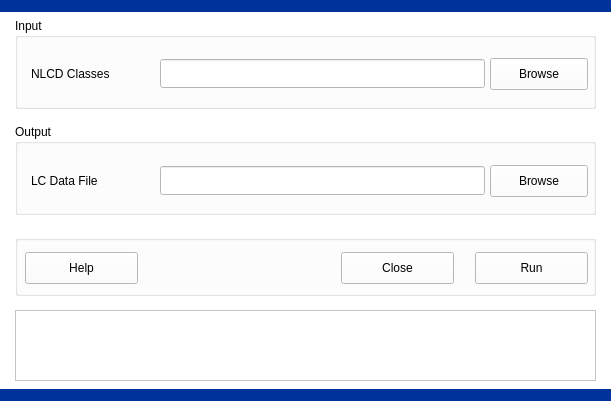
<?xml version="1.0" encoding="UTF-8"?>
<ui version="4.0">
 <class>LcDataFile</class>
 <widget class="QDialog" name="LcDataFile">
  <property name="geometry">
   <rect>
    <x>0</x>
    <y>0</y>
    <width>611</width>
    <height>401</height>
   </rect>
  </property>
  <property name="palette">
   <palette>
    <active>
     <colorrole role="WindowText">
      <brush brushstyle="SolidPattern">
       <color alpha="255">
        <red>0</red>
        <green>0</green>
        <blue>0</blue>
       </color>
      </brush>
     </colorrole>
     <colorrole role="Button">
      <brush brushstyle="SolidPattern">
       <color alpha="255">
        <red>255</red>
        <green>255</green>
        <blue>255</blue>
       </color>
      </brush>
     </colorrole>
     <colorrole role="Light">
      <brush brushstyle="SolidPattern">
       <color alpha="255">
        <red>255</red>
        <green>255</green>
        <blue>255</blue>
       </color>
      </brush>
     </colorrole>
     <colorrole role="Midlight">
      <brush brushstyle="SolidPattern">
       <color alpha="255">
        <red>255</red>
        <green>255</green>
        <blue>255</blue>
       </color>
      </brush>
     </colorrole>
     <colorrole role="Dark">
      <brush brushstyle="SolidPattern">
       <color alpha="255">
        <red>127</red>
        <green>127</green>
        <blue>127</blue>
       </color>
      </brush>
     </colorrole>
     <colorrole role="Mid">
      <brush brushstyle="SolidPattern">
       <color alpha="255">
        <red>170</red>
        <green>170</green>
        <blue>170</blue>
       </color>
      </brush>
     </colorrole>
     <colorrole role="Text">
      <brush brushstyle="SolidPattern">
       <color alpha="255">
        <red>0</red>
        <green>0</green>
        <blue>0</blue>
       </color>
      </brush>
     </colorrole>
     <colorrole role="BrightText">
      <brush brushstyle="SolidPattern">
       <color alpha="255">
        <red>255</red>
        <green>255</green>
        <blue>255</blue>
       </color>
      </brush>
     </colorrole>
     <colorrole role="ButtonText">
      <brush brushstyle="SolidPattern">
       <color alpha="255">
        <red>0</red>
        <green>0</green>
        <blue>0</blue>
       </color>
      </brush>
     </colorrole>
     <colorrole role="Base">
      <brush brushstyle="SolidPattern">
       <color alpha="255">
        <red>255</red>
        <green>255</green>
        <blue>255</blue>
       </color>
      </brush>
     </colorrole>
     <colorrole role="Window">
      <brush brushstyle="SolidPattern">
       <color alpha="255">
        <red>255</red>
        <green>255</green>
        <blue>255</blue>
       </color>
      </brush>
     </colorrole>
     <colorrole role="Shadow">
      <brush brushstyle="SolidPattern">
       <color alpha="255">
        <red>0</red>
        <green>0</green>
        <blue>0</blue>
       </color>
      </brush>
     </colorrole>
     <colorrole role="AlternateBase">
      <brush brushstyle="SolidPattern">
       <color alpha="255">
        <red>255</red>
        <green>255</green>
        <blue>255</blue>
       </color>
      </brush>
     </colorrole>
     <colorrole role="ToolTipBase">
      <brush brushstyle="SolidPattern">
       <color alpha="255">
        <red>255</red>
        <green>255</green>
        <blue>220</blue>
       </color>
      </brush>
     </colorrole>
     <colorrole role="ToolTipText">
      <brush brushstyle="SolidPattern">
       <color alpha="255">
        <red>0</red>
        <green>0</green>
        <blue>0</blue>
       </color>
      </brush>
     </colorrole>
    </active>
    <inactive>
     <colorrole role="WindowText">
      <brush brushstyle="SolidPattern">
       <color alpha="255">
        <red>0</red>
        <green>0</green>
        <blue>0</blue>
       </color>
      </brush>
     </colorrole>
     <colorrole role="Button">
      <brush brushstyle="SolidPattern">
       <color alpha="255">
        <red>255</red>
        <green>255</green>
        <blue>255</blue>
       </color>
      </brush>
     </colorrole>
     <colorrole role="Light">
      <brush brushstyle="SolidPattern">
       <color alpha="255">
        <red>255</red>
        <green>255</green>
        <blue>255</blue>
       </color>
      </brush>
     </colorrole>
     <colorrole role="Midlight">
      <brush brushstyle="SolidPattern">
       <color alpha="255">
        <red>255</red>
        <green>255</green>
        <blue>255</blue>
       </color>
      </brush>
     </colorrole>
     <colorrole role="Dark">
      <brush brushstyle="SolidPattern">
       <color alpha="255">
        <red>127</red>
        <green>127</green>
        <blue>127</blue>
       </color>
      </brush>
     </colorrole>
     <colorrole role="Mid">
      <brush brushstyle="SolidPattern">
       <color alpha="255">
        <red>170</red>
        <green>170</green>
        <blue>170</blue>
       </color>
      </brush>
     </colorrole>
     <colorrole role="Text">
      <brush brushstyle="SolidPattern">
       <color alpha="255">
        <red>0</red>
        <green>0</green>
        <blue>0</blue>
       </color>
      </brush>
     </colorrole>
     <colorrole role="BrightText">
      <brush brushstyle="SolidPattern">
       <color alpha="255">
        <red>255</red>
        <green>255</green>
        <blue>255</blue>
       </color>
      </brush>
     </colorrole>
     <colorrole role="ButtonText">
      <brush brushstyle="SolidPattern">
       <color alpha="255">
        <red>0</red>
        <green>0</green>
        <blue>0</blue>
       </color>
      </brush>
     </colorrole>
     <colorrole role="Base">
      <brush brushstyle="SolidPattern">
       <color alpha="255">
        <red>255</red>
        <green>255</green>
        <blue>255</blue>
       </color>
      </brush>
     </colorrole>
     <colorrole role="Window">
      <brush brushstyle="SolidPattern">
       <color alpha="255">
        <red>255</red>
        <green>255</green>
        <blue>255</blue>
       </color>
      </brush>
     </colorrole>
     <colorrole role="Shadow">
      <brush brushstyle="SolidPattern">
       <color alpha="255">
        <red>0</red>
        <green>0</green>
        <blue>0</blue>
       </color>
      </brush>
     </colorrole>
     <colorrole role="AlternateBase">
      <brush brushstyle="SolidPattern">
       <color alpha="255">
        <red>255</red>
        <green>255</green>
        <blue>255</blue>
       </color>
      </brush>
     </colorrole>
     <colorrole role="ToolTipBase">
      <brush brushstyle="SolidPattern">
       <color alpha="255">
        <red>255</red>
        <green>255</green>
        <blue>220</blue>
       </color>
      </brush>
     </colorrole>
     <colorrole role="ToolTipText">
      <brush brushstyle="SolidPattern">
       <color alpha="255">
        <red>0</red>
        <green>0</green>
        <blue>0</blue>
       </color>
      </brush>
     </colorrole>
    </inactive>
    <disabled>
     <colorrole role="WindowText">
      <brush brushstyle="SolidPattern">
       <color alpha="255">
        <red>127</red>
        <green>127</green>
        <blue>127</blue>
       </color>
      </brush>
     </colorrole>
     <colorrole role="Button">
      <brush brushstyle="SolidPattern">
       <color alpha="255">
        <red>255</red>
        <green>255</green>
        <blue>255</blue>
       </color>
      </brush>
     </colorrole>
     <colorrole role="Light">
      <brush brushstyle="SolidPattern">
       <color alpha="255">
        <red>255</red>
        <green>255</green>
        <blue>255</blue>
       </color>
      </brush>
     </colorrole>
     <colorrole role="Midlight">
      <brush brushstyle="SolidPattern">
       <color alpha="255">
        <red>255</red>
        <green>255</green>
        <blue>255</blue>
       </color>
      </brush>
     </colorrole>
     <colorrole role="Dark">
      <brush brushstyle="SolidPattern">
       <color alpha="255">
        <red>127</red>
        <green>127</green>
        <blue>127</blue>
       </color>
      </brush>
     </colorrole>
     <colorrole role="Mid">
      <brush brushstyle="SolidPattern">
       <color alpha="255">
        <red>170</red>
        <green>170</green>
        <blue>170</blue>
       </color>
      </brush>
     </colorrole>
     <colorrole role="Text">
      <brush brushstyle="SolidPattern">
       <color alpha="255">
        <red>127</red>
        <green>127</green>
        <blue>127</blue>
       </color>
      </brush>
     </colorrole>
     <colorrole role="BrightText">
      <brush brushstyle="SolidPattern">
       <color alpha="255">
        <red>255</red>
        <green>255</green>
        <blue>255</blue>
       </color>
      </brush>
     </colorrole>
     <colorrole role="ButtonText">
      <brush brushstyle="SolidPattern">
       <color alpha="255">
        <red>127</red>
        <green>127</green>
        <blue>127</blue>
       </color>
      </brush>
     </colorrole>
     <colorrole role="Base">
      <brush brushstyle="SolidPattern">
       <color alpha="255">
        <red>255</red>
        <green>255</green>
        <blue>255</blue>
       </color>
      </brush>
     </colorrole>
     <colorrole role="Window">
      <brush brushstyle="SolidPattern">
       <color alpha="255">
        <red>255</red>
        <green>255</green>
        <blue>255</blue>
       </color>
      </brush>
     </colorrole>
     <colorrole role="Shadow">
      <brush brushstyle="SolidPattern">
       <color alpha="255">
        <red>0</red>
        <green>0</green>
        <blue>0</blue>
       </color>
      </brush>
     </colorrole>
     <colorrole role="AlternateBase">
      <brush brushstyle="SolidPattern">
       <color alpha="255">
        <red>255</red>
        <green>255</green>
        <blue>255</blue>
       </color>
      </brush>
     </colorrole>
     <colorrole role="ToolTipBase">
      <brush brushstyle="SolidPattern">
       <color alpha="255">
        <red>255</red>
        <green>255</green>
        <blue>220</blue>
       </color>
      </brush>
     </colorrole>
     <colorrole role="ToolTipText">
      <brush brushstyle="SolidPattern">
       <color alpha="255">
        <red>0</red>
        <green>0</green>
        <blue>0</blue>
       </color>
      </brush>
     </colorrole>
    </disabled>
   </palette>
  </property>
  <property name="windowTitle">
   <string>: :   Land Cover Data File   : :</string>
  </property>
  <widget class="QGroupBox" name="groupBoxInput">
   <property name="geometry">
    <rect>
     <x>15</x>
     <y>18</y>
     <width>581</width>
     <height>91</height>
    </rect>
   </property>
   <property name="title">
    <string>Input</string>
   </property>
   <widget class="QPushButton" name="pushButtonLcClassFile">
    <property name="geometry">
     <rect>
      <x>475</x>
      <y>40</y>
      <width>98</width>
      <height>32</height>
     </rect>
    </property>
    <property name="text">
     <string>Browse</string>
    </property>
    <property name="checkable">
     <bool>false</bool>
    </property>
    <property name="autoDefault">
     <bool>false</bool>
    </property>
    <property name="flat">
     <bool>false</bool>
    </property>
   </widget>
   <widget class="QLabel" name="textLabel1">
    <property name="geometry">
     <rect>
      <x>16</x>
      <y>40</y>
      <width>111</width>
      <height>31</height>
     </rect>
    </property>
    <property name="text">
     <string>NLCD Classes</string>
    </property>
   </widget>
   <widget class="QLineEdit" name="lineEditLcClassFile">
    <property name="geometry">
     <rect>
      <x>145</x>
      <y>41</y>
      <width>325</width>
      <height>29</height>
     </rect>
    </property>
    <property name="font">
     <font>
      <pointsize>14</pointsize>
      <weight>75</weight>
      <bold>true</bold>
     </font>
    </property>
   </widget>
  </widget>
  <widget class="Line" name="BorderBottom">
   <property name="geometry">
    <rect>
     <x>0</x>
     <y>385</y>
     <width>611</width>
     <height>20</height>
    </rect>
   </property>
   <property name="baseSize">
    <size>
     <width>0</width>
     <height>0</height>
    </size>
   </property>
   <property name="palette">
    <palette>
     <active>
      <colorrole role="WindowText">
       <brush brushstyle="SolidPattern">
        <color alpha="255">
         <red>0</red>
         <green>51</green>
         <blue>153</blue>
        </color>
       </brush>
      </colorrole>
      <colorrole role="Button">
       <brush brushstyle="SolidPattern">
        <color alpha="255">
         <red>128</red>
         <green>0</green>
         <blue>0</blue>
        </color>
       </brush>
      </colorrole>
      <colorrole role="Light">
       <brush brushstyle="SolidPattern">
        <color alpha="255">
         <red>192</red>
         <green>0</green>
         <blue>0</blue>
        </color>
       </brush>
      </colorrole>
      <colorrole role="Midlight">
       <brush brushstyle="SolidPattern">
        <color alpha="255">
         <red>160</red>
         <green>0</green>
         <blue>0</blue>
        </color>
       </brush>
      </colorrole>
      <colorrole role="Dark">
       <brush brushstyle="SolidPattern">
        <color alpha="255">
         <red>64</red>
         <green>0</green>
         <blue>0</blue>
        </color>
       </brush>
      </colorrole>
      <colorrole role="Mid">
       <brush brushstyle="SolidPattern">
        <color alpha="255">
         <red>85</red>
         <green>0</green>
         <blue>0</blue>
        </color>
       </brush>
      </colorrole>
      <colorrole role="Text">
       <brush brushstyle="SolidPattern">
        <color alpha="255">
         <red>0</red>
         <green>51</green>
         <blue>153</blue>
        </color>
       </brush>
      </colorrole>
      <colorrole role="BrightText">
       <brush brushstyle="SolidPattern">
        <color alpha="255">
         <red>255</red>
         <green>255</green>
         <blue>255</blue>
        </color>
       </brush>
      </colorrole>
      <colorrole role="ButtonText">
       <brush brushstyle="SolidPattern">
        <color alpha="255">
         <red>0</red>
         <green>51</green>
         <blue>153</blue>
        </color>
       </brush>
      </colorrole>
      <colorrole role="Base">
       <brush brushstyle="SolidPattern">
        <color alpha="255">
         <red>0</red>
         <green>0</green>
         <blue>0</blue>
        </color>
       </brush>
      </colorrole>
      <colorrole role="Window">
       <brush brushstyle="SolidPattern">
        <color alpha="255">
         <red>128</red>
         <green>0</green>
         <blue>0</blue>
        </color>
       </brush>
      </colorrole>
      <colorrole role="Shadow">
       <brush brushstyle="SolidPattern">
        <color alpha="255">
         <red>0</red>
         <green>0</green>
         <blue>0</blue>
        </color>
       </brush>
      </colorrole>
      <colorrole role="AlternateBase">
       <brush brushstyle="SolidPattern">
        <color alpha="255">
         <red>64</red>
         <green>0</green>
         <blue>0</blue>
        </color>
       </brush>
      </colorrole>
      <colorrole role="ToolTipBase">
       <brush brushstyle="SolidPattern">
        <color alpha="255">
         <red>255</red>
         <green>255</green>
         <blue>220</blue>
        </color>
       </brush>
      </colorrole>
      <colorrole role="ToolTipText">
       <brush brushstyle="SolidPattern">
        <color alpha="255">
         <red>0</red>
         <green>0</green>
         <blue>0</blue>
        </color>
       </brush>
      </colorrole>
     </active>
     <inactive>
      <colorrole role="WindowText">
       <brush brushstyle="SolidPattern">
        <color alpha="255">
         <red>0</red>
         <green>51</green>
         <blue>153</blue>
        </color>
       </brush>
      </colorrole>
      <colorrole role="Button">
       <brush brushstyle="SolidPattern">
        <color alpha="255">
         <red>128</red>
         <green>0</green>
         <blue>0</blue>
        </color>
       </brush>
      </colorrole>
      <colorrole role="Light">
       <brush brushstyle="SolidPattern">
        <color alpha="255">
         <red>192</red>
         <green>0</green>
         <blue>0</blue>
        </color>
       </brush>
      </colorrole>
      <colorrole role="Midlight">
       <brush brushstyle="SolidPattern">
        <color alpha="255">
         <red>160</red>
         <green>0</green>
         <blue>0</blue>
        </color>
       </brush>
      </colorrole>
      <colorrole role="Dark">
       <brush brushstyle="SolidPattern">
        <color alpha="255">
         <red>64</red>
         <green>0</green>
         <blue>0</blue>
        </color>
       </brush>
      </colorrole>
      <colorrole role="Mid">
       <brush brushstyle="SolidPattern">
        <color alpha="255">
         <red>85</red>
         <green>0</green>
         <blue>0</blue>
        </color>
       </brush>
      </colorrole>
      <colorrole role="Text">
       <brush brushstyle="SolidPattern">
        <color alpha="255">
         <red>0</red>
         <green>51</green>
         <blue>153</blue>
        </color>
       </brush>
      </colorrole>
      <colorrole role="BrightText">
       <brush brushstyle="SolidPattern">
        <color alpha="255">
         <red>255</red>
         <green>255</green>
         <blue>255</blue>
        </color>
       </brush>
      </colorrole>
      <colorrole role="ButtonText">
       <brush brushstyle="SolidPattern">
        <color alpha="255">
         <red>0</red>
         <green>51</green>
         <blue>153</blue>
        </color>
       </brush>
      </colorrole>
      <colorrole role="Base">
       <brush brushstyle="SolidPattern">
        <color alpha="255">
         <red>0</red>
         <green>0</green>
         <blue>0</blue>
        </color>
       </brush>
      </colorrole>
      <colorrole role="Window">
       <brush brushstyle="SolidPattern">
        <color alpha="255">
         <red>128</red>
         <green>0</green>
         <blue>0</blue>
        </color>
       </brush>
      </colorrole>
      <colorrole role="Shadow">
       <brush brushstyle="SolidPattern">
        <color alpha="255">
         <red>0</red>
         <green>0</green>
         <blue>0</blue>
        </color>
       </brush>
      </colorrole>
      <colorrole role="AlternateBase">
       <brush brushstyle="SolidPattern">
        <color alpha="255">
         <red>64</red>
         <green>0</green>
         <blue>0</blue>
        </color>
       </brush>
      </colorrole>
      <colorrole role="ToolTipBase">
       <brush brushstyle="SolidPattern">
        <color alpha="255">
         <red>255</red>
         <green>255</green>
         <blue>220</blue>
        </color>
       </brush>
      </colorrole>
      <colorrole role="ToolTipText">
       <brush brushstyle="SolidPattern">
        <color alpha="255">
         <red>0</red>
         <green>0</green>
         <blue>0</blue>
        </color>
       </brush>
      </colorrole>
     </inactive>
     <disabled>
      <colorrole role="WindowText">
       <brush brushstyle="SolidPattern">
        <color alpha="255">
         <red>0</red>
         <green>51</green>
         <blue>153</blue>
        </color>
       </brush>
      </colorrole>
      <colorrole role="Button">
       <brush brushstyle="SolidPattern">
        <color alpha="255">
         <red>128</red>
         <green>0</green>
         <blue>0</blue>
        </color>
       </brush>
      </colorrole>
      <colorrole role="Light">
       <brush brushstyle="SolidPattern">
        <color alpha="255">
         <red>192</red>
         <green>0</green>
         <blue>0</blue>
        </color>
       </brush>
      </colorrole>
      <colorrole role="Midlight">
       <brush brushstyle="SolidPattern">
        <color alpha="255">
         <red>160</red>
         <green>0</green>
         <blue>0</blue>
        </color>
       </brush>
      </colorrole>
      <colorrole role="Dark">
       <brush brushstyle="SolidPattern">
        <color alpha="255">
         <red>64</red>
         <green>0</green>
         <blue>0</blue>
        </color>
       </brush>
      </colorrole>
      <colorrole role="Mid">
       <brush brushstyle="SolidPattern">
        <color alpha="255">
         <red>85</red>
         <green>0</green>
         <blue>0</blue>
        </color>
       </brush>
      </colorrole>
      <colorrole role="Text">
       <brush brushstyle="SolidPattern">
        <color alpha="255">
         <red>0</red>
         <green>51</green>
         <blue>153</blue>
        </color>
       </brush>
      </colorrole>
      <colorrole role="BrightText">
       <brush brushstyle="SolidPattern">
        <color alpha="255">
         <red>255</red>
         <green>255</green>
         <blue>255</blue>
        </color>
       </brush>
      </colorrole>
      <colorrole role="ButtonText">
       <brush brushstyle="SolidPattern">
        <color alpha="255">
         <red>0</red>
         <green>51</green>
         <blue>153</blue>
        </color>
       </brush>
      </colorrole>
      <colorrole role="Base">
       <brush brushstyle="SolidPattern">
        <color alpha="255">
         <red>128</red>
         <green>0</green>
         <blue>0</blue>
        </color>
       </brush>
      </colorrole>
      <colorrole role="Window">
       <brush brushstyle="SolidPattern">
        <color alpha="255">
         <red>128</red>
         <green>0</green>
         <blue>0</blue>
        </color>
       </brush>
      </colorrole>
      <colorrole role="Shadow">
       <brush brushstyle="SolidPattern">
        <color alpha="255">
         <red>0</red>
         <green>0</green>
         <blue>0</blue>
        </color>
       </brush>
      </colorrole>
      <colorrole role="AlternateBase">
       <brush brushstyle="SolidPattern">
        <color alpha="255">
         <red>128</red>
         <green>0</green>
         <blue>0</blue>
        </color>
       </brush>
      </colorrole>
      <colorrole role="ToolTipBase">
       <brush brushstyle="SolidPattern">
        <color alpha="255">
         <red>255</red>
         <green>255</green>
         <blue>220</blue>
        </color>
       </brush>
      </colorrole>
      <colorrole role="ToolTipText">
       <brush brushstyle="SolidPattern">
        <color alpha="255">
         <red>0</red>
         <green>0</green>
         <blue>0</blue>
        </color>
       </brush>
      </colorrole>
     </disabled>
    </palette>
   </property>
   <property name="styleSheet">
    <string notr="true">color: rgb(0, 51, 153);</string>
   </property>
   <property name="frameShadow">
    <enum>QFrame::Plain</enum>
   </property>
   <property name="lineWidth">
    <number>12</number>
   </property>
   <property name="midLineWidth">
    <number>0</number>
   </property>
   <property name="orientation">
    <enum>Qt::Horizontal</enum>
   </property>
  </widget>
  <widget class="QGroupBox" name="groupBoxOutput">
   <property name="geometry">
    <rect>
     <x>15</x>
     <y>124</y>
     <width>581</width>
     <height>91</height>
    </rect>
   </property>
   <property name="title">
    <string>Output</string>
   </property>
   <widget class="QLabel" name="textLabel2">
    <property name="geometry">
     <rect>
      <x>16</x>
      <y>41</y>
      <width>131</width>
      <height>31</height>
     </rect>
    </property>
    <property name="text">
     <string>LC Data File</string>
    </property>
   </widget>
   <widget class="QPushButton" name="pushButtonLcDataFile">
    <property name="geometry">
     <rect>
      <x>475</x>
      <y>41</y>
      <width>98</width>
      <height>32</height>
     </rect>
    </property>
    <property name="text">
     <string>Browse</string>
    </property>
    <property name="autoDefault">
     <bool>false</bool>
    </property>
   </widget>
   <widget class="QLineEdit" name="lineEditLcDataFile">
    <property name="geometry">
     <rect>
      <x>145</x>
      <y>42</y>
      <width>325</width>
      <height>29</height>
     </rect>
    </property>
    <property name="font">
     <font>
      <pointsize>14</pointsize>
      <weight>75</weight>
      <bold>true</bold>
     </font>
    </property>
   </widget>
  </widget>
  <widget class="QTextBrowser" name="textBrowserLogs">
   <property name="geometry">
    <rect>
     <x>15</x>
     <y>310</y>
     <width>581</width>
     <height>71</height>
    </rect>
   </property>
   <property name="lineWrapMode">
    <enum>QTextEdit::NoWrap</enum>
   </property>
  </widget>
  <widget class="Line" name="BorderTop">
   <property name="geometry">
    <rect>
     <x>0</x>
     <y>-4</y>
     <width>611</width>
     <height>20</height>
    </rect>
   </property>
   <property name="baseSize">
    <size>
     <width>0</width>
     <height>0</height>
    </size>
   </property>
   <property name="palette">
    <palette>
     <active>
      <colorrole role="WindowText">
       <brush brushstyle="SolidPattern">
        <color alpha="255">
         <red>0</red>
         <green>51</green>
         <blue>153</blue>
        </color>
       </brush>
      </colorrole>
      <colorrole role="Button">
       <brush brushstyle="SolidPattern">
        <color alpha="255">
         <red>128</red>
         <green>0</green>
         <blue>0</blue>
        </color>
       </brush>
      </colorrole>
      <colorrole role="Light">
       <brush brushstyle="SolidPattern">
        <color alpha="255">
         <red>192</red>
         <green>0</green>
         <blue>0</blue>
        </color>
       </brush>
      </colorrole>
      <colorrole role="Midlight">
       <brush brushstyle="SolidPattern">
        <color alpha="255">
         <red>160</red>
         <green>0</green>
         <blue>0</blue>
        </color>
       </brush>
      </colorrole>
      <colorrole role="Dark">
       <brush brushstyle="SolidPattern">
        <color alpha="255">
         <red>64</red>
         <green>0</green>
         <blue>0</blue>
        </color>
       </brush>
      </colorrole>
      <colorrole role="Mid">
       <brush brushstyle="SolidPattern">
        <color alpha="255">
         <red>85</red>
         <green>0</green>
         <blue>0</blue>
        </color>
       </brush>
      </colorrole>
      <colorrole role="Text">
       <brush brushstyle="SolidPattern">
        <color alpha="255">
         <red>0</red>
         <green>51</green>
         <blue>153</blue>
        </color>
       </brush>
      </colorrole>
      <colorrole role="BrightText">
       <brush brushstyle="SolidPattern">
        <color alpha="255">
         <red>255</red>
         <green>255</green>
         <blue>255</blue>
        </color>
       </brush>
      </colorrole>
      <colorrole role="ButtonText">
       <brush brushstyle="SolidPattern">
        <color alpha="255">
         <red>0</red>
         <green>51</green>
         <blue>153</blue>
        </color>
       </brush>
      </colorrole>
      <colorrole role="Base">
       <brush brushstyle="SolidPattern">
        <color alpha="255">
         <red>0</red>
         <green>0</green>
         <blue>0</blue>
        </color>
       </brush>
      </colorrole>
      <colorrole role="Window">
       <brush brushstyle="SolidPattern">
        <color alpha="255">
         <red>128</red>
         <green>0</green>
         <blue>0</blue>
        </color>
       </brush>
      </colorrole>
      <colorrole role="Shadow">
       <brush brushstyle="SolidPattern">
        <color alpha="255">
         <red>0</red>
         <green>0</green>
         <blue>0</blue>
        </color>
       </brush>
      </colorrole>
      <colorrole role="AlternateBase">
       <brush brushstyle="SolidPattern">
        <color alpha="255">
         <red>64</red>
         <green>0</green>
         <blue>0</blue>
        </color>
       </brush>
      </colorrole>
      <colorrole role="ToolTipBase">
       <brush brushstyle="SolidPattern">
        <color alpha="255">
         <red>255</red>
         <green>255</green>
         <blue>220</blue>
        </color>
       </brush>
      </colorrole>
      <colorrole role="ToolTipText">
       <brush brushstyle="SolidPattern">
        <color alpha="255">
         <red>0</red>
         <green>0</green>
         <blue>0</blue>
        </color>
       </brush>
      </colorrole>
     </active>
     <inactive>
      <colorrole role="WindowText">
       <brush brushstyle="SolidPattern">
        <color alpha="255">
         <red>0</red>
         <green>51</green>
         <blue>153</blue>
        </color>
       </brush>
      </colorrole>
      <colorrole role="Button">
       <brush brushstyle="SolidPattern">
        <color alpha="255">
         <red>128</red>
         <green>0</green>
         <blue>0</blue>
        </color>
       </brush>
      </colorrole>
      <colorrole role="Light">
       <brush brushstyle="SolidPattern">
        <color alpha="255">
         <red>192</red>
         <green>0</green>
         <blue>0</blue>
        </color>
       </brush>
      </colorrole>
      <colorrole role="Midlight">
       <brush brushstyle="SolidPattern">
        <color alpha="255">
         <red>160</red>
         <green>0</green>
         <blue>0</blue>
        </color>
       </brush>
      </colorrole>
      <colorrole role="Dark">
       <brush brushstyle="SolidPattern">
        <color alpha="255">
         <red>64</red>
         <green>0</green>
         <blue>0</blue>
        </color>
       </brush>
      </colorrole>
      <colorrole role="Mid">
       <brush brushstyle="SolidPattern">
        <color alpha="255">
         <red>85</red>
         <green>0</green>
         <blue>0</blue>
        </color>
       </brush>
      </colorrole>
      <colorrole role="Text">
       <brush brushstyle="SolidPattern">
        <color alpha="255">
         <red>0</red>
         <green>51</green>
         <blue>153</blue>
        </color>
       </brush>
      </colorrole>
      <colorrole role="BrightText">
       <brush brushstyle="SolidPattern">
        <color alpha="255">
         <red>255</red>
         <green>255</green>
         <blue>255</blue>
        </color>
       </brush>
      </colorrole>
      <colorrole role="ButtonText">
       <brush brushstyle="SolidPattern">
        <color alpha="255">
         <red>0</red>
         <green>51</green>
         <blue>153</blue>
        </color>
       </brush>
      </colorrole>
      <colorrole role="Base">
       <brush brushstyle="SolidPattern">
        <color alpha="255">
         <red>0</red>
         <green>0</green>
         <blue>0</blue>
        </color>
       </brush>
      </colorrole>
      <colorrole role="Window">
       <brush brushstyle="SolidPattern">
        <color alpha="255">
         <red>128</red>
         <green>0</green>
         <blue>0</blue>
        </color>
       </brush>
      </colorrole>
      <colorrole role="Shadow">
       <brush brushstyle="SolidPattern">
        <color alpha="255">
         <red>0</red>
         <green>0</green>
         <blue>0</blue>
        </color>
       </brush>
      </colorrole>
      <colorrole role="AlternateBase">
       <brush brushstyle="SolidPattern">
        <color alpha="255">
         <red>64</red>
         <green>0</green>
         <blue>0</blue>
        </color>
       </brush>
      </colorrole>
      <colorrole role="ToolTipBase">
       <brush brushstyle="SolidPattern">
        <color alpha="255">
         <red>255</red>
         <green>255</green>
         <blue>220</blue>
        </color>
       </brush>
      </colorrole>
      <colorrole role="ToolTipText">
       <brush brushstyle="SolidPattern">
        <color alpha="255">
         <red>0</red>
         <green>0</green>
         <blue>0</blue>
        </color>
       </brush>
      </colorrole>
     </inactive>
     <disabled>
      <colorrole role="WindowText">
       <brush brushstyle="SolidPattern">
        <color alpha="255">
         <red>0</red>
         <green>51</green>
         <blue>153</blue>
        </color>
       </brush>
      </colorrole>
      <colorrole role="Button">
       <brush brushstyle="SolidPattern">
        <color alpha="255">
         <red>128</red>
         <green>0</green>
         <blue>0</blue>
        </color>
       </brush>
      </colorrole>
      <colorrole role="Light">
       <brush brushstyle="SolidPattern">
        <color alpha="255">
         <red>192</red>
         <green>0</green>
         <blue>0</blue>
        </color>
       </brush>
      </colorrole>
      <colorrole role="Midlight">
       <brush brushstyle="SolidPattern">
        <color alpha="255">
         <red>160</red>
         <green>0</green>
         <blue>0</blue>
        </color>
       </brush>
      </colorrole>
      <colorrole role="Dark">
       <brush brushstyle="SolidPattern">
        <color alpha="255">
         <red>64</red>
         <green>0</green>
         <blue>0</blue>
        </color>
       </brush>
      </colorrole>
      <colorrole role="Mid">
       <brush brushstyle="SolidPattern">
        <color alpha="255">
         <red>85</red>
         <green>0</green>
         <blue>0</blue>
        </color>
       </brush>
      </colorrole>
      <colorrole role="Text">
       <brush brushstyle="SolidPattern">
        <color alpha="255">
         <red>0</red>
         <green>51</green>
         <blue>153</blue>
        </color>
       </brush>
      </colorrole>
      <colorrole role="BrightText">
       <brush brushstyle="SolidPattern">
        <color alpha="255">
         <red>255</red>
         <green>255</green>
         <blue>255</blue>
        </color>
       </brush>
      </colorrole>
      <colorrole role="ButtonText">
       <brush brushstyle="SolidPattern">
        <color alpha="255">
         <red>0</red>
         <green>51</green>
         <blue>153</blue>
        </color>
       </brush>
      </colorrole>
      <colorrole role="Base">
       <brush brushstyle="SolidPattern">
        <color alpha="255">
         <red>128</red>
         <green>0</green>
         <blue>0</blue>
        </color>
       </brush>
      </colorrole>
      <colorrole role="Window">
       <brush brushstyle="SolidPattern">
        <color alpha="255">
         <red>128</red>
         <green>0</green>
         <blue>0</blue>
        </color>
       </brush>
      </colorrole>
      <colorrole role="Shadow">
       <brush brushstyle="SolidPattern">
        <color alpha="255">
         <red>0</red>
         <green>0</green>
         <blue>0</blue>
        </color>
       </brush>
      </colorrole>
      <colorrole role="AlternateBase">
       <brush brushstyle="SolidPattern">
        <color alpha="255">
         <red>128</red>
         <green>0</green>
         <blue>0</blue>
        </color>
       </brush>
      </colorrole>
      <colorrole role="ToolTipBase">
       <brush brushstyle="SolidPattern">
        <color alpha="255">
         <red>255</red>
         <green>255</green>
         <blue>220</blue>
        </color>
       </brush>
      </colorrole>
      <colorrole role="ToolTipText">
       <brush brushstyle="SolidPattern">
        <color alpha="255">
         <red>0</red>
         <green>0</green>
         <blue>0</blue>
        </color>
       </brush>
      </colorrole>
     </disabled>
    </palette>
   </property>
   <property name="styleSheet">
    <string notr="true">color: rgb(0, 51, 153);</string>
   </property>
   <property name="frameShadow">
    <enum>QFrame::Plain</enum>
   </property>
   <property name="lineWidth">
    <number>12</number>
   </property>
   <property name="midLineWidth">
    <number>0</number>
   </property>
   <property name="orientation">
    <enum>Qt::Horizontal</enum>
   </property>
  </widget>
  <widget class="QGroupBox" name="groupBoxButtons">
   <property name="geometry">
    <rect>
     <x>15</x>
     <y>235</y>
     <width>581</width>
     <height>61</height>
    </rect>
   </property>
   <property name="title">
    <string/>
   </property>
   <widget class="QPushButton" name="pushButtonHelp">
    <property name="geometry">
     <rect>
      <x>10</x>
      <y>17</y>
      <width>113</width>
      <height>32</height>
     </rect>
    </property>
    <property name="text">
     <string>Help</string>
    </property>
    <property name="autoDefault">
     <bool>false</bool>
    </property>
   </widget>
   <widget class="QPushButton" name="pushButtonClose">
    <property name="geometry">
     <rect>
      <x>326</x>
      <y>17</y>
      <width>113</width>
      <height>32</height>
     </rect>
    </property>
    <property name="text">
     <string>Close</string>
    </property>
    <property name="autoDefault">
     <bool>false</bool>
    </property>
   </widget>
   <widget class="QPushButton" name="pushButtonRun">
    <property name="geometry">
     <rect>
      <x>460</x>
      <y>17</y>
      <width>113</width>
      <height>32</height>
     </rect>
    </property>
    <property name="toolTip">
     <string/>
    </property>
    <property name="text">
     <string>Run</string>
    </property>
    <property name="autoDefault">
     <bool>false</bool>
    </property>
   </widget>
  </widget>
 </widget>
 <resources/>
 <connections/>
</ui>
